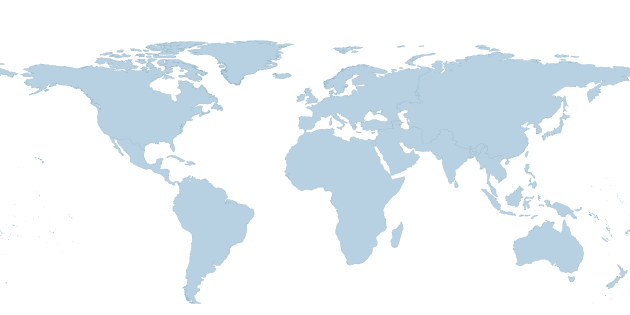
#> input picture images/our-world.gif, 630 x 315 px, found by its file name
$ python PIL-world.py   (Python 2 division)
#> lines starting #> are read from the running program, lines starting #| are printed output that depends on the picture
# Import the PIL library
from PIL import Image,ImageFilter


#Open the file.  Note, this is gif which has 255,255,255
img=Image.open('our-world.gif')
#> img is the input picture: PIL image 630x315 P; mean R, G, B 235.5, 242.4, 246.9


# To edit the image pixel by pixel, we need to get the image map out.
rgb_im = img.convert('RGB')     # For gif files, we need to do this to get rgb values
pixels=rgb_im.load()            # This grabs the pixels so we can edit
row,col=rgb_im.size
#> row = 630; col = 315


#Convert half the image so colors are switched
for i in range(col):    # for every col:
    for j in range(row/2):    # For every row
        (r,g,b)=pixels[i,j]
        if (r==g) and (r==b):
            pixels[i,j] = (183, 209, 226)
        else:
            pixels[i,j]=(255,255,255)


# Show this image
rgb_im.show()
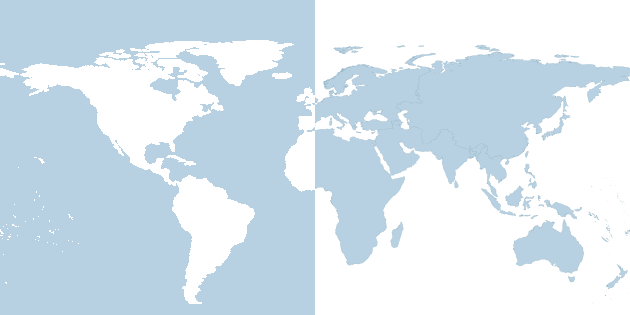
#> shown: PIL image 630x315 RGB; mean R, G, B 214.8, 229.3, 238.7

#turn it upside down
rgb_im_02=rgb_im.transpose(Image.ROTATE_180)
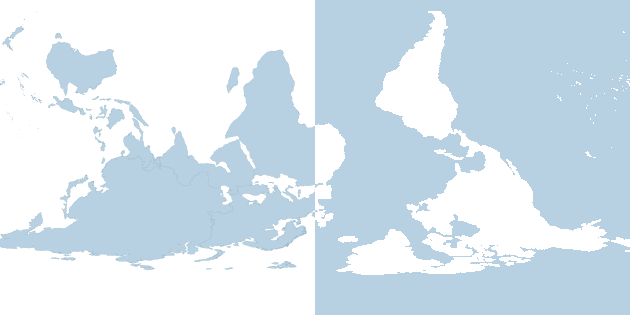
#> rgb_im_02: PIL image 630x315 RGB; mean R, G, B 214.8, 229.3, 238.7

rgb_im_02.show()

# Edge detect
rgb_im_03 = rgb_im.filter(ImageFilter.EDGE_ENHANCE_MORE)
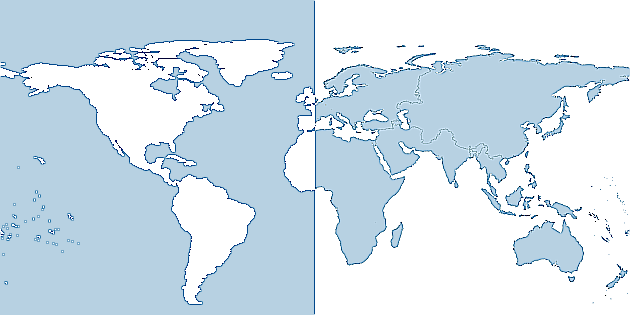
#> rgb_im_03: PIL image 630x315 RGB; mean R, G, B 209.6, 225.2, 235.9
rgb_im_03.show()
